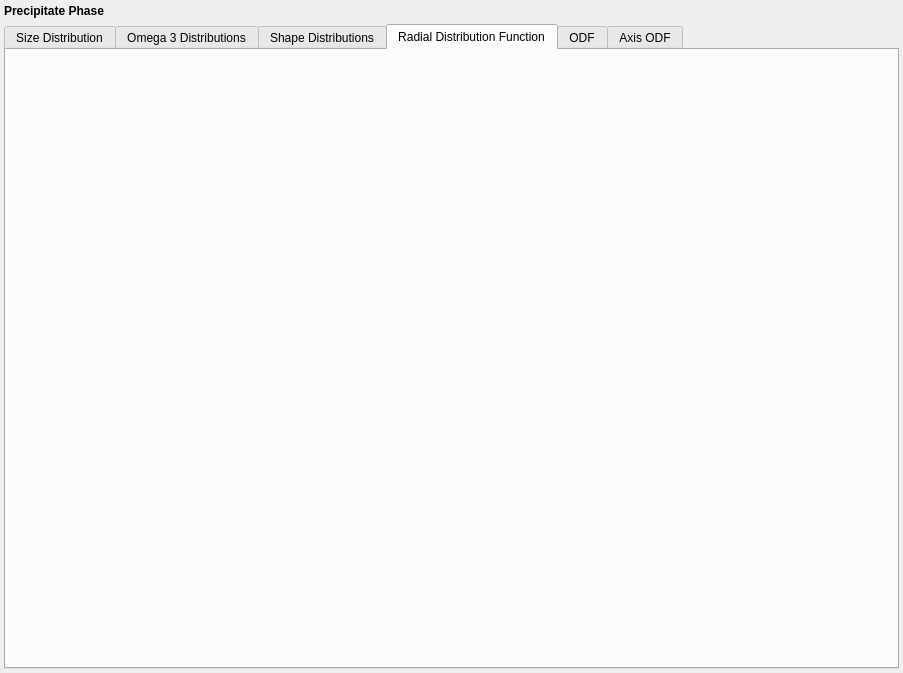
<?xml version="1.0" encoding="UTF-8"?>
<ui version="4.0">
 <class>PrecipitatePhaseWidget</class>
 <widget class="SGWidget" name="PrecipitatePhaseWidget">
  <property name="geometry">
   <rect>
    <x>0</x>
    <y>0</y>
    <width>903</width>
    <height>673</height>
   </rect>
  </property>
  <property name="windowTitle">
   <string>Form</string>
  </property>
  <layout class="QVBoxLayout" name="verticalLayout_2">
   <property name="leftMargin">
    <number>4</number>
   </property>
   <property name="topMargin">
    <number>4</number>
   </property>
   <property name="rightMargin">
    <number>4</number>
   </property>
   <property name="bottomMargin">
    <number>4</number>
   </property>
   <item>
    <widget class="QLabel" name="label_8">
     <property name="styleSheet">
      <string notr="true">QLabel
{
font-weight: bold;
font-size: 150%;
}</string>
     </property>
     <property name="text">
      <string>Precipitate Phase</string>
     </property>
    </widget>
   </item>
   <item>
    <widget class="QTabWidget" name="tabWidget">
     <property name="tabPosition">
      <enum>QTabWidget::North</enum>
     </property>
     <property name="tabShape">
      <enum>QTabWidget::Rounded</enum>
     </property>
     <property name="currentIndex">
      <number>3</number>
     </property>
     <widget class="QWidget" name="sizeDistributionTab">
      <attribute name="title">
       <string>Size Distribution</string>
      </attribute>
      <layout class="QVBoxLayout" name="verticalLayout_5">
       <property name="spacing">
        <number>6</number>
       </property>
       <property name="leftMargin">
        <number>4</number>
       </property>
       <property name="topMargin">
        <number>8</number>
       </property>
       <property name="rightMargin">
        <number>4</number>
       </property>
       <property name="bottomMargin">
        <number>4</number>
       </property>
       <item>
        <layout class="QHBoxLayout" name="horizontalLayout">
         <item>
          <widget class="QComboBox" name="distributionTypeCombo">
           <property name="enabled">
            <bool>false</bool>
           </property>
          </widget>
         </item>
         <item>
          <spacer name="horizontalSpacer_3">
           <property name="orientation">
            <enum>Qt::Horizontal</enum>
           </property>
           <property name="sizeHint" stdset="0">
            <size>
             <width>40</width>
             <height>20</height>
            </size>
           </property>
          </spacer>
         </item>
        </layout>
       </item>
       <item>
        <widget class="QwtPlot" name="m_SizeDistributionPlot">
         <property name="sizePolicy">
          <sizepolicy hsizetype="MinimumExpanding" vsizetype="MinimumExpanding">
           <horstretch>0</horstretch>
           <verstretch>0</verstretch>
          </sizepolicy>
         </property>
         <property name="frameShape">
          <enum>QFrame::NoFrame</enum>
         </property>
        </widget>
       </item>
       <item>
        <layout class="QGridLayout" name="widgetLayout">
         <item row="0" column="0">
          <widget class="QLabel" name="label">
           <property name="styleSheet">
            <string notr="true">QLabel
{
font-weight: bold;
font-size: 12px;
}</string>
           </property>
           <property name="text">
            <string>Mu:</string>
           </property>
           <property name="alignment">
            <set>Qt::AlignRight|Qt::AlignTrailing|Qt::AlignVCenter</set>
           </property>
          </widget>
         </item>
         <item row="0" column="1">
          <widget class="QLineEdit" name="m_Mu_SizeDistribution">
           <property name="sizePolicy">
            <sizepolicy hsizetype="Fixed" vsizetype="Preferred">
             <horstretch>0</horstretch>
             <verstretch>0</verstretch>
            </sizepolicy>
           </property>
           <property name="minimumSize">
            <size>
             <width>60</width>
             <height>0</height>
            </size>
           </property>
           <property name="maximumSize">
            <size>
             <width>60</width>
             <height>16777215</height>
            </size>
           </property>
           <property name="text">
            <string>1.0</string>
           </property>
          </widget>
         </item>
         <item row="0" column="6" rowspan="3">
          <spacer name="horizontalSpacer">
           <property name="orientation">
            <enum>Qt::Horizontal</enum>
           </property>
           <property name="sizeHint" stdset="0">
            <size>
             <width>40</width>
             <height>20</height>
            </size>
           </property>
          </spacer>
         </item>
         <item row="2" column="0">
          <widget class="QLabel" name="label_2">
           <property name="styleSheet">
            <string notr="true">QLabel
{
font-weight: bold;
font-size: 12px;
}</string>
           </property>
           <property name="text">
            <string>Bins to be Created:</string>
           </property>
           <property name="alignment">
            <set>Qt::AlignRight|Qt::AlignTrailing|Qt::AlignVCenter</set>
           </property>
          </widget>
         </item>
         <item row="2" column="1">
          <widget class="QLabel" name="m_NumberBinsGenerated">
           <property name="sizePolicy">
            <sizepolicy hsizetype="Fixed" vsizetype="Preferred">
             <horstretch>0</horstretch>
             <verstretch>0</verstretch>
            </sizepolicy>
           </property>
           <property name="minimumSize">
            <size>
             <width>60</width>
             <height>0</height>
            </size>
           </property>
           <property name="maximumSize">
            <size>
             <width>60</width>
             <height>16777215</height>
            </size>
           </property>
           <property name="text">
            <string>0</string>
           </property>
          </widget>
         </item>
         <item row="0" column="2" rowspan="3">
          <spacer name="horizontalSpacer_2">
           <property name="orientation">
            <enum>Qt::Horizontal</enum>
           </property>
           <property name="sizeType">
            <enum>QSizePolicy::Fixed</enum>
           </property>
           <property name="sizeHint" stdset="0">
            <size>
             <width>12</width>
             <height>20</height>
            </size>
           </property>
          </spacer>
         </item>
         <item row="2" column="3">
          <widget class="QLabel" name="label_5">
           <property name="styleSheet">
            <string notr="true">QLabel
{
font-weight: bold;
font-size: 12px;
}</string>
           </property>
           <property name="text">
            <string>Bin Step Size:</string>
           </property>
           <property name="alignment">
            <set>Qt::AlignRight|Qt::AlignTrailing|Qt::AlignVCenter</set>
           </property>
          </widget>
         </item>
         <item row="2" column="4">
          <widget class="QDoubleSpinBox" name="m_BinStepSize">
           <property name="sizePolicy">
            <sizepolicy hsizetype="Fixed" vsizetype="Preferred">
             <horstretch>0</horstretch>
             <verstretch>0</verstretch>
            </sizepolicy>
           </property>
           <property name="minimumSize">
            <size>
             <width>60</width>
             <height>0</height>
            </size>
           </property>
           <property name="maximumSize">
            <size>
             <width>80</width>
             <height>16777215</height>
            </size>
           </property>
           <property name="decimals">
            <number>4</number>
           </property>
           <property name="minimum">
            <double>0.001000000000000</double>
           </property>
           <property name="maximum">
            <double>9999999.990000000223517</double>
           </property>
           <property name="value">
            <double>0.500000000000000</double>
           </property>
          </widget>
         </item>
         <item row="1" column="0">
          <widget class="QLabel" name="label_3">
           <property name="styleSheet">
            <string notr="true">QLabel
{
font-weight: bold;
font-size: 12px;
}</string>
           </property>
           <property name="text">
            <string>Sigma:</string>
           </property>
           <property name="alignment">
            <set>Qt::AlignRight|Qt::AlignTrailing|Qt::AlignVCenter</set>
           </property>
          </widget>
         </item>
         <item row="1" column="1">
          <widget class="QLineEdit" name="m_Sigma_SizeDistribution">
           <property name="sizePolicy">
            <sizepolicy hsizetype="Fixed" vsizetype="Preferred">
             <horstretch>0</horstretch>
             <verstretch>0</verstretch>
            </sizepolicy>
           </property>
           <property name="minimumSize">
            <size>
             <width>60</width>
             <height>0</height>
            </size>
           </property>
           <property name="maximumSize">
            <size>
             <width>60</width>
             <height>16777215</height>
            </size>
           </property>
           <property name="text">
            <string>0.1</string>
           </property>
          </widget>
         </item>
         <item row="0" column="4">
          <widget class="QLineEdit" name="m_MinSigmaCutOff">
           <property name="sizePolicy">
            <sizepolicy hsizetype="Fixed" vsizetype="Preferred">
             <horstretch>0</horstretch>
             <verstretch>0</verstretch>
            </sizepolicy>
           </property>
           <property name="minimumSize">
            <size>
             <width>60</width>
             <height>0</height>
            </size>
           </property>
           <property name="maximumSize">
            <size>
             <width>80</width>
             <height>16777215</height>
            </size>
           </property>
           <property name="text">
            <string>5</string>
           </property>
          </widget>
         </item>
         <item row="0" column="3">
          <widget class="QLabel" name="label_7">
           <property name="styleSheet">
            <string notr="true">QLabel
{
font-weight: bold;
font-size: 12px;
}</string>
           </property>
           <property name="text">
            <string>Min Sigma Cut Off Value:</string>
           </property>
           <property name="alignment">
            <set>Qt::AlignRight|Qt::AlignTrailing|Qt::AlignVCenter</set>
           </property>
          </widget>
         </item>
         <item row="1" column="3">
          <widget class="QLabel" name="label_4">
           <property name="styleSheet">
            <string notr="true">QLabel
{
font-weight: bold;
font-size: 12px;
}</string>
           </property>
           <property name="text">
            <string>Max Sigma Cut Off Value:</string>
           </property>
           <property name="alignment">
            <set>Qt::AlignRight|Qt::AlignTrailing|Qt::AlignVCenter</set>
           </property>
          </widget>
         </item>
         <item row="1" column="4">
          <widget class="QLineEdit" name="m_MaxSigmaCutOff">
           <property name="sizePolicy">
            <sizepolicy hsizetype="Fixed" vsizetype="Preferred">
             <horstretch>0</horstretch>
             <verstretch>0</verstretch>
            </sizepolicy>
           </property>
           <property name="minimumSize">
            <size>
             <width>60</width>
             <height>0</height>
            </size>
           </property>
           <property name="maximumSize">
            <size>
             <width>80</width>
             <height>16777215</height>
            </size>
           </property>
           <property name="text">
            <string>5</string>
           </property>
          </widget>
         </item>
         <item row="1" column="5">
          <widget class="QLabel" name="label_9">
           <property name="text">
            <string/>
           </property>
           <property name="pixmap">
            <pixmap resource="../../../../Resources/icons/images/Icons.qrc">:/MaxCutOff_Eqn.png</pixmap>
           </property>
          </widget>
         </item>
         <item row="0" column="5">
          <widget class="QLabel" name="label_10">
           <property name="text">
            <string/>
           </property>
           <property name="pixmap">
            <pixmap resource="../../../../Resources/icons/images/Icons.qrc">:/MinCutOff_Eqn.png</pixmap>
           </property>
          </widget>
         </item>
        </layout>
       </item>
       <item>
        <layout class="QHBoxLayout" name="horizontalLayout_3">
         <item>
          <widget class="QLabel" name="label_6">
           <property name="text">
            <string>Preset Statistic Models</string>
           </property>
          </widget>
         </item>
         <item>
          <widget class="QComboBox" name="microstructurePresetCombo">
           <property name="enabled">
            <bool>true</bool>
           </property>
          </widget>
         </item>
         <item>
          <spacer name="horizontalSpacer_4">
           <property name="orientation">
            <enum>Qt::Horizontal</enum>
           </property>
           <property name="sizeHint" stdset="0">
            <size>
             <width>40</width>
             <height>20</height>
            </size>
           </property>
          </spacer>
         </item>
         <item>
          <widget class="QPushButton" name="m_GenerateDefaultData">
           <property name="text">
            <string>Create Data</string>
           </property>
          </widget>
         </item>
        </layout>
       </item>
      </layout>
     </widget>
     <widget class="QWidget" name="omega3DistributionTab">
      <attribute name="title">
       <string>Omega 3 Distributions</string>
      </attribute>
      <layout class="QVBoxLayout" name="verticalLayout_4">
       <property name="leftMargin">
        <number>4</number>
       </property>
       <property name="topMargin">
        <number>4</number>
       </property>
       <property name="rightMargin">
        <number>4</number>
       </property>
       <property name="bottomMargin">
        <number>4</number>
       </property>
       <item>
        <widget class="StatsGenPlotWidget" name="m_Omega3Plot" native="true"/>
       </item>
      </layout>
     </widget>
     <widget class="QWidget" name="shapeDistributionTab">
      <attribute name="title">
       <string>Shape Distributions</string>
      </attribute>
      <layout class="QVBoxLayout" name="verticalLayout_3">
       <property name="leftMargin">
        <number>4</number>
       </property>
       <property name="topMargin">
        <number>4</number>
       </property>
       <property name="rightMargin">
        <number>4</number>
       </property>
       <property name="bottomMargin">
        <number>4</number>
       </property>
       <item>
        <widget class="QScrollArea" name="scrollArea">
         <property name="widgetResizable">
          <bool>true</bool>
         </property>
         <widget class="QWidget" name="scrollAreaWidgetContents">
          <property name="geometry">
           <rect>
            <x>0</x>
            <y>0</y>
            <width>98</width>
            <height>38</height>
           </rect>
          </property>
          <layout class="QVBoxLayout" name="verticalLayout">
           <property name="leftMargin">
            <number>4</number>
           </property>
           <property name="topMargin">
            <number>4</number>
           </property>
           <property name="rightMargin">
            <number>4</number>
           </property>
           <property name="bottomMargin">
            <number>4</number>
           </property>
           <item>
            <widget class="StatsGenPlotWidget" name="m_BOverAPlot" native="true"/>
           </item>
           <item>
            <widget class="StatsGenPlotWidget" name="m_COverAPlot" native="true"/>
           </item>
          </layout>
         </widget>
        </widget>
       </item>
      </layout>
     </widget>
     <widget class="QWidget" name="rdfTab">
      <attribute name="title">
       <string>Radial Distribution Function</string>
      </attribute>
      <layout class="QHBoxLayout" name="horizontalLayout_2">
       <property name="leftMargin">
        <number>4</number>
       </property>
       <property name="topMargin">
        <number>4</number>
       </property>
       <property name="rightMargin">
        <number>4</number>
       </property>
       <property name="bottomMargin">
        <number>4</number>
       </property>
       <item>
        <widget class="StatsGenRDFWidget" name="m_RdfPlot" native="true"/>
       </item>
      </layout>
     </widget>
     <widget class="StatsGenODFWidget" name="m_ODFWidget">
      <attribute name="title">
       <string>ODF</string>
      </attribute>
     </widget>
     <widget class="SGAxisODFWidget" name="m_AxisODFWidget">
      <attribute name="title">
       <string>Axis ODF</string>
      </attribute>
     </widget>
    </widget>
   </item>
  </layout>
 </widget>
 <customwidgets>
  <customwidget>
   <class>QwtPlot</class>
   <extends>QFrame</extends>
   <header>qwt_plot.h</header>
   <container>1</container>
  </customwidget>
  <customwidget>
   <class>SGWidget</class>
   <extends>QWidget</extends>
   <header location="global">SGWidget.h</header>
   <container>1</container>
  </customwidget>
  <customwidget>
   <class>StatsGenPlotWidget</class>
   <extends>QWidget</extends>
   <header location="global">StatsGenPlotWidget.h</header>
   <container>1</container>
  </customwidget>
  <customwidget>
   <class>StatsGenODFWidget</class>
   <extends>QWidget</extends>
   <header location="global">StatsGenODFWidget.h</header>
   <container>1</container>
  </customwidget>
  <customwidget>
   <class>SGAxisODFWidget</class>
   <extends>QWidget</extends>
   <header location="global">SGAxisODFWidget.h</header>
  </customwidget>
  <customwidget>
   <class>StatsGenRDFWidget</class>
   <extends>QWidget</extends>
   <header location="global">StatsGenRDFWidget.h</header>
   <container>1</container>
  </customwidget>
 </customwidgets>
 <resources>
  <include location="../../../../Resources/icons/images/Icons.qrc"/>
 </resources>
 <connections/>
</ui>
